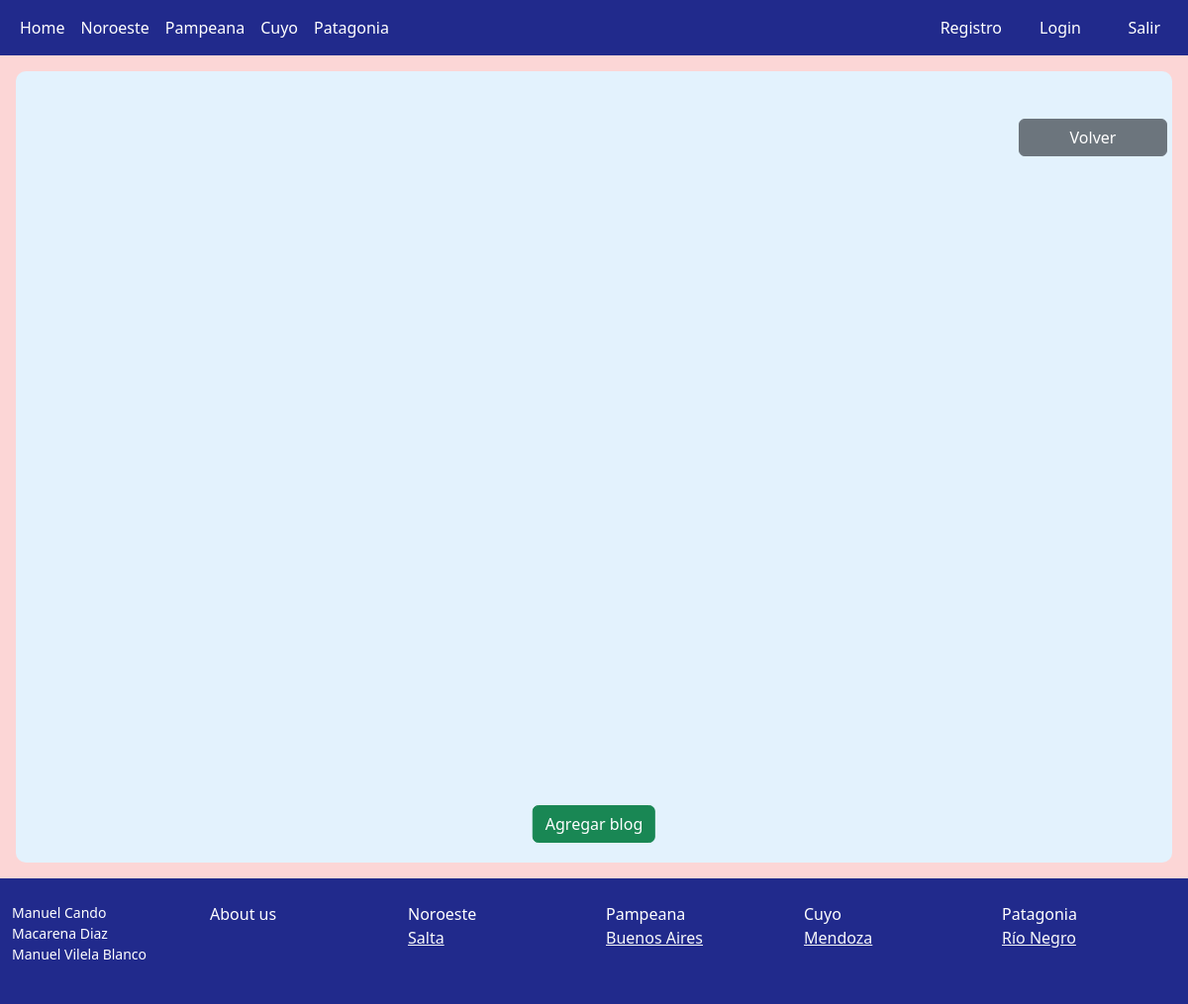
The app's page /pages/cuyo/mendoza/, older data.
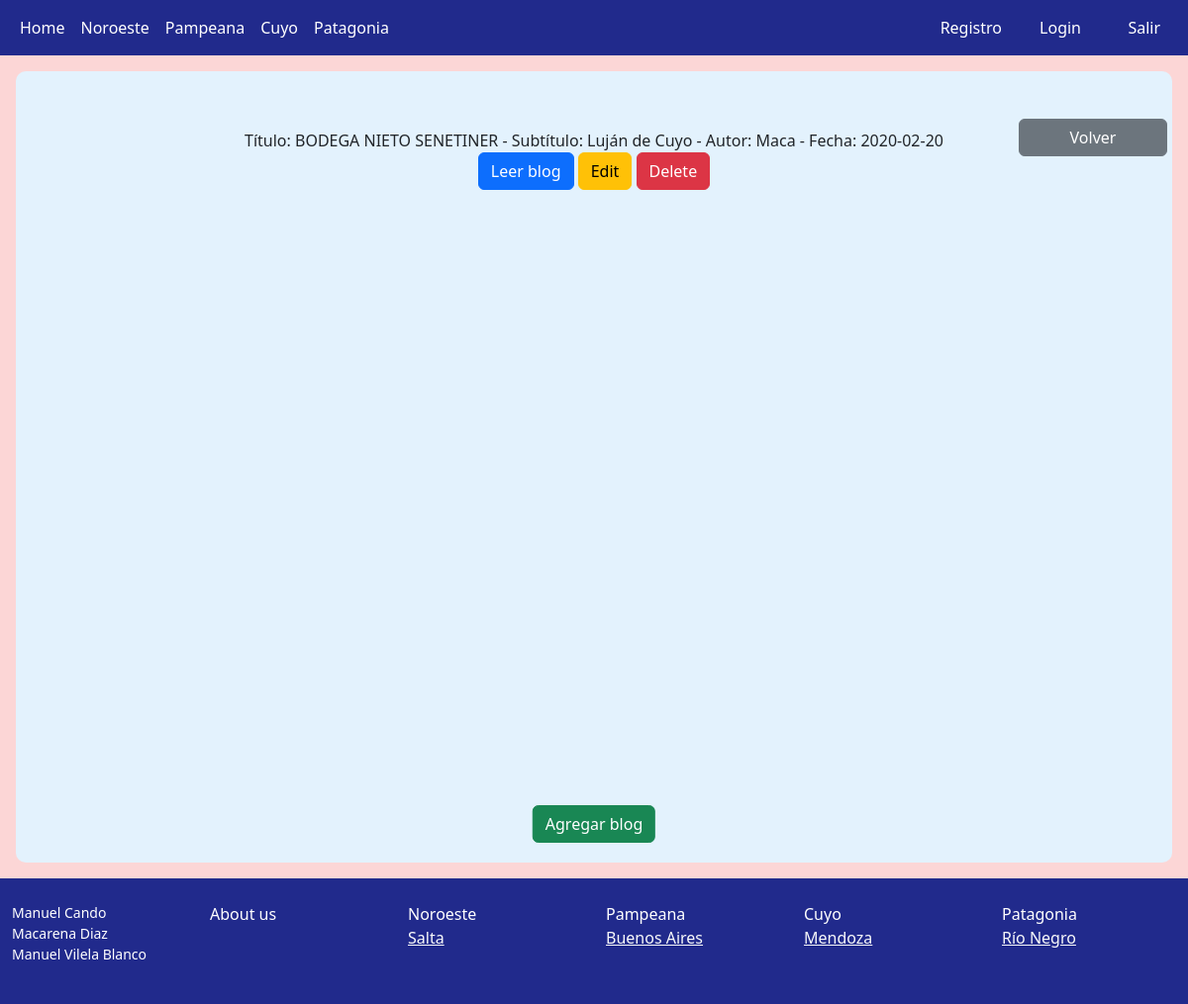
The same page, newer data.
### Modelos/models.py (models this page shows)
class BlogsMendoza(models.Model):
    titulo = models.CharField(max_length=60)
    subtitulo = models.CharField(max_length=100)
    cuerpo = models.CharField(max_length=1000)
    autor = models.CharField(max_length=40)
    fecha = models.CharField(max_length=40)
    image = models.ImageField(upload_to='blogmendoza', null = True, blank = True)

### Modelos/views.py (the view)
# urls.py: path("cuyo/mendoza/", blogsmendoza),
def blogsmendoza(request):
    blogmendoza = BlogsMendoza.objects.all()
    return render(request, "Cuyo/mendoza.html", {"blogmendoza" : blogmendoza})

### Modelos/template/Cuyo/mendoza.html (shortened to what this page needs)
{% extends "index.html" %}
{% load static %}
{% block contenido %}
<div class="flex-md-equal w-100 my-md-3 ps-md-3">
    <div class=" me-md-3 pt-3 px-3 pt-md-5 px-md-5 text-center overflow-hidden" style="background-color: #e3f2fd ; border-radius: 10px; position: relative; height: 800px">
        <a class="btn btn-secondary" style="width: 150px; position: absolute; right: 5px" href="/pages/cuyo/">Volver</a>
    {% for blog in blogmendoza %}
        <div style="padding: 10px">
            Título: {{blog.titulo}} - Subtítulo: {{blog.subtitulo}} - Autor: {{blog.autor}} - Fecha: {{blog.fecha}}<br>
            <a href="/pages/cuyo/mendoza/leerblogMendoza/{{blog.id}}" class="btn btn-primary">Leer blog</a>
            <a class="btn btn-warning" href="/pages/cuyo/mendoza/editarblogMendoza/{{blog.id}}">Edit</a>
            <a href="/pages/cuyo/mendoza/borrarblogMendoza/{{blog.id}}" class="btn btn-danger">Delete</a>
        </div>
        <br>
    {% endfor %}
        <div class="position-absolute bottom-0 start-50 translate-middle-x" style="padding: 20px">
            <a class="btn btn-success" href="/pages/cuyo/mendoza/agregarblogMendoza/">Agregar blog</a>
        </div>
    </div>
</div>
{% endblock %}

Row changes from the older to the newer data that the page shows:
added BlogsMendoza: titulo "BODEGA NIETO SENETINER", subtitulo "Luján de Cuyo", autor "Maca", fecha "2020-02-20"
